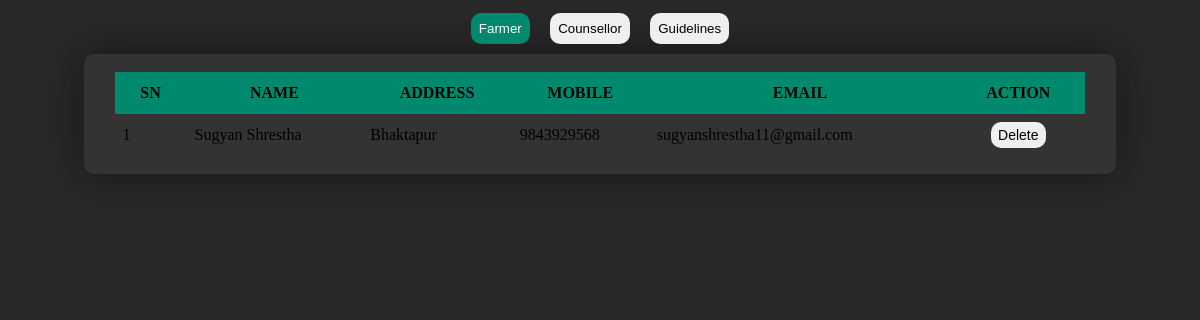
/admin/admincontent.php, run on the app's committed database.
### tables this page shows
CREATE TABLE `farmer` (
  `id` int(11) NOT NULL,
  `name` varchar(50) NOT NULL,
  `address` varchar(50) NOT NULL,
  `mobile` bigint(20) NOT NULL,
  `email` varchar(30) NOT NULL,
  `password` varchar(255) NOT NULL,
  `reset_otp_hash` varchar(64) DEFAULT NULL,
  `reset_otp_expires_at` datetime DEFAULT NULL
);

### admin/admincontent.php (the view, shortened to what this page needs)
<link rel="stylesheet" href="../css/admin.css">
<link rel="stylesheet" href="../css/sweetAlert.css">
<?php
$conn=new mysqli("localhost","root", "", "agro_council");
$farmerSelected = isset($_POST['farmer']) ? 'selected' : '';
$counsellorSelected = isset($_POST['counsellor']) ? 'selected' : '';
$guidelinesSelected = isset($_POST['guidelines']) ? 'selected' : '';
$selectedButton = isset($_GET['selected']) ? $_GET['selected'] : '';
if ($selectedButton === 'farmer') {
    $farmerSelected = 'selected';
    $table = 'farmer';
} elseif ($selectedButton === 'counsellor') {
    $counsellorSelected = 'selected';
    $table = 'counsellor';
} elseif ($selectedButton === 'guidelines') {
    $guidelinesSelected = 'selected';
    $table = 'guidelines';
} else {
    $farmerSelected = 'selected';
    $table = 'farmer';
}
?>
<div class="admin-main">
    <div class="head-table">
    <form action="?selected=farmer" method="POST">
        <button type="submit" name="farmer" class="<?php echo $farmerSelected; ?>">Farmer</button>
    </form>
    <form action="?selected=counsellor" method="POST">
        <button type="submit" name="counsellor" class="<?php echo $counsellorSelected; ?>">Counsellor</button>
    </form>
    <form action="?selected=guidelines" method="POST">
        <button type="submit" name="guidelines" class="<?php echo $guidelinesSelected; ?>">Guidelines</button>
    </form>
    </div>
    <div class="table-container">
        <table>
            <?php
                $sql = "SELECT * FROM `$table`";
                $result = mysqli_query($conn, $sql);
                if ($result && mysqli_num_rows($result) > 0) {
                    $columns = array_keys(mysqli_fetch_assoc($result));
                    mysqli_data_seek($result, 0);
                    $excludedColumns = ['password','id', 'reset_otp_hash', 'reset_otp_expires_at'];
                    echo "<tr><th>SN</th>";
                    foreach ($columns as $column) {
                        if (!in_array($column, $excludedColumns)) {
                            echo "<th>" . strtoupper($column) . "</th>";
                        }
                    }
                    echo "<th>ACTION</th>";
                    echo "</tr>";
                    $i = 1;
                    while ($row = mysqli_fetch_assoc($result)) {
                        echo "<tr><td>$i</td>";
                        foreach ($row as $column => $value) {
                            if (!in_array($column, $excludedColumns)) {
                                echo "<td>$value</td>";
                            }
                            if ($column === 'id' || $column === 'gid') {
                                $id = $value;
                            }
                        }
                        echo "<td class='td-center'>
                        <form action='' method='post' class='deleteBtn' onsubmit=\"confirmDelete(event)\">
                            <input type='hidden' name='action' value='delete'>
                            <input type='hidden' name='id' value='" . $id . "'>
                            <input type='hidden' name='deleteTable' value='" . $table . "'>
                            <button type='submit'>Delete</button>
                        </form>
                        </td>";
                        echo "</tr>";
                        $i++;
                    }
                } else {
                    echo "<td>No data to display.</td>";
                }
            ?>
        </table>
    </div>
</div>

### css/admin.css (style rules this page uses)
* { margin: 0; padding: 0; box-sizing: border-box; }
.admin-main { margin: 0 auto; width: 100%; background-color: #292929; padding: 13px 7%; height: 100vh; min-height: max-content; color: #fff; }
.table-container { flex: 1; border-radius: 10px; background: #333333; box-shadow: 0 0 44px rgba(8, 7, 16, .6); overflow: hidden; margin: 10px 0; padding: 5px; text-align: center; }
table { width: 95%; border-collapse: collapse; margin: 0.8rem auto; }
th { padding: 0.8rem 1rem; background-color: #01896e; }
h2, th { padding: .75rem .9375rem; }
.td-center { display: flex; justify-content: center; gap: 4%; }
td { padding: .5rem; }
.td-center button { color: rgb(0, 0, 0); border: 0; padding: 0.3125rem 0.4375rem; font-size: 14px; cursor: pointer; border-radius: .625rem; }
table tr:nth-child(odd) { background:#3d3d3d; }
.head-table { text-align: center; margin: auto .5rem; column-gap: 2%; display: flex; justify-content: center; }
.head-table button { padding: .5rem; border-radius: 10px; border: none; }
.admin-main .head-table button.selected { background-color: #01896e; color: white; }

### data on the page
farmer: name "Sugyan Shrestha", address "Bhaktapur", mobile "9843929568", email "sugyanshrestha11@gmail.com"

### other printed values
$column "NAME"
$column "ADDRESS"
$column "MOBILE"
$column "EMAIL"
